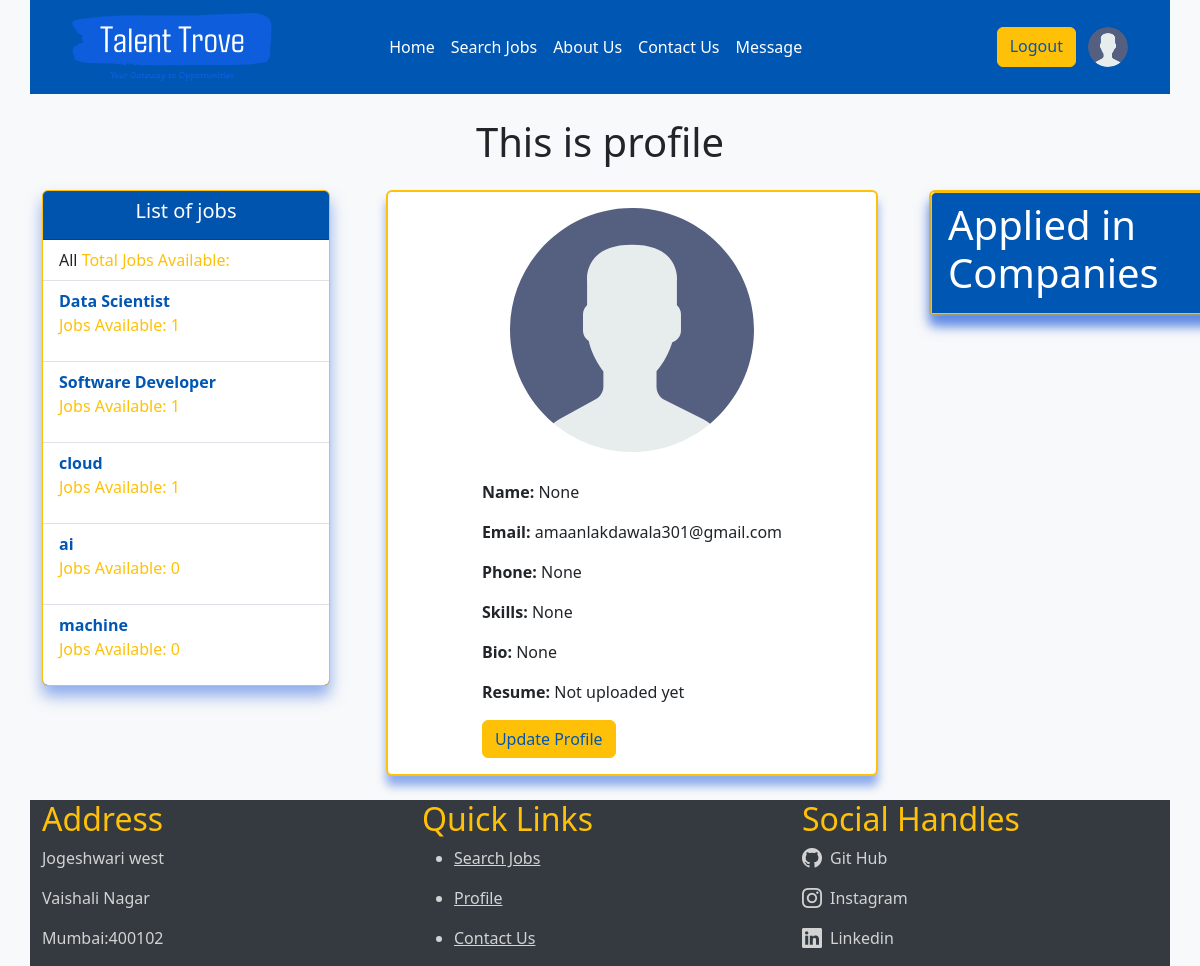
The page /profile/ (signed in) on the database its author committed.
### job_search/models.py (models this page shows, shortened)
class User(AbstractUser):
    username = None
    email = models.EmailField(unique=True)
    phone = models.CharField(max_length=12,null=True,blank=True)
    bio=models.TextField(null=True,blank=True)
    name = models.CharField(max_length=100,null=True,blank=True)
    cv = models.FileField(null=True,blank=True)
    avatar = models.ImageField(null=True,default='avatar.svg')
    skills = models.CharField(max_length=1000,null=True,blank=True)
    complaints = models.TextField(null=True,blank=True)
    experience = models.CharField(max_length=100, default='1 Years')
    education = models.CharField(max_length=100,null=True,blank=True)
    location = models.CharField(max_length=100,null=True,blank=True)
    about = models.CharField(max_length=1000,null=True,blank=True)
    video = models.FileField(null=True,blank=True)
    logo = models.ImageField(null=True,default='avatar.svg')
    organization = models.CharField(null=True,blank=True,max_length=100)
    is_employer = models.BooleanField(default=False)
    is_employee = models.BooleanField(default=False)
    USERNAME_FIELD = 'email'
    REQUIRED_FIELDS=[]
    objects = UserManager()

class Roles(models.Model):
    name = models.CharField(max_length=100)

### job_search/views.py (the view)
# urls.py: path('profile/',profile,name='profile'),
def profile(request):
    roles = Roles.objects.all()
    job_appilcations =  JobApplication.objects.filter(users=request.user)
    context={'roles':roles,'job_appilcations':job_appilcations}
    return render(request,'job_search/profile.html',context)

### job_search/templates/job_search/profile.html (shortened to what this page needs)
{% extends 'main.html' %}
{% block content %}
<div class="latest_jobs">
    <h1 class="mt-4 mb-4 flashing-header">This is profile</h1>
    </div>
        <div class="col-md-3 me-2 ">
            {% include 'job_search/roles.html' %}
        </div>
        <div class="col-md-6 ms-4">
            <div class=" card border-opacity-10 main profile_info" >
                <img src="{{request.user.avatar.url}}" class="mt-3 img-fluid card-img-top mx-auto rounded-lg profile_img" style="width: 50%;" alt="">
                <div class="card-body mx-auto mt-1 main">
                  <p class="card-text mt-2 main"><strong>Name:</strong> {{request.user.name}}</p>
                  <p class="card-text mt-2 main"> <strong>Email:</strong> {{request.user.email}}</p>
                  <p class="card-text mt-2 main"> <strong>Phone:</strong> {{request.user.phone}}</p>
                  <p class="card-text mt-2 main"> <strong>Skills:</strong> {{request.user.skills}}</p>
                  <p class="card-text mt-2 main"><strong>Bio:</strong> {{request.user.bio}}</p>
                  {% if request.user.cv %}
                  <p class="card-text main"><strong>Resume:</strong>  <a href="{{request.user.cv.url}}">Download Now</a></p>
                  {% else %}
                  <p class="card-text main"><strong>Resume:</strong> Not uploaded yet</p>
                  {% endif %}
                  <p class="card-text main"> <a href="{% url 'update_profile' request.user.id %}" class="btn btn-primary">Update Profile</a></p>
                </div>
              </div>
        </div>
        <div class="col-md-2 me-5">
            <div class="card profile_info" style="width: 18rem;">
                <div class="card-header roles">
                    <h1 class="applied_in_company">Applied in Companies</h1>
                </div>
              </div>
    </div>
{% endblock %}

### templates/navbar.html (shortened to what this page needs)
<!DOCTYPE html>
<html lang="en">
<head>
    {% load static %}
</head>
<body>
    <div class="navbar1">
        <nav class="navbar navbar-expand-lg  head">
            <div class="container-fluid head">
                <div class="navbar-brand d-flex align-items-center head">
                    <img src="{% static 'images/logo.svg' %}" class="img-fluid" alt="Logo" width="30" height="24">
                </div>
                <div class="collapse navbar-collapse head" id="navbarNavAltMarkup">
                    <div class="navbar-nav mx-auto head">
                        <a class="nav-link nav-text" aria-current="page" href="{% url 'home' %}">Home</a>
                        <a class="nav-link nav-text" href="{% url 'job_listing' %}">Search Jobs</a>
                        <a class="nav-link nav-text" href="{% url 'about_us' %}">About Us</a>
                        <a class="nav-link nav-text" href="{% url 'contact' %}">Contact Us</a>
                        <a class="nav-link nav-text" href="{% url 'umessage' %}">Message</a>
                    </div>
                    <div class="navbar-nav ms-auto head">
                        {% if request.user.is_authenticated %}
                            <a href="{% url 'loginPage' %}" class="btn btn-primary me-2">Logout</a>
                            <a href="{% url 'profile' %}">
                                <img src="{{ request.user.avatar.url }}" alt="Profile Image" class="profile-image ms-1">
                            </a>
                        {% else %}
                            <a href="{% url 'loginPage' %}" class="btn btn-primary me-2">Login</a>
                            <a href="{% url 'loginPage' %}">
                                <img src="/static/images/avatar.svg" alt="Profile Image" class="profile-image ms-1">
                            </a>
                        {% endif %}
                    </div>
                </div>
            </div>
        </nav>
    </div>
</body>
</html>

### job_search/templates/job_search/roles.html (shortened to what this page needs)
{% block content %}
<div class="card  roles" style="width: 18rem;">
    <div class="card-header">
        <h5 class="listofjobs">List of jobs</h5>
    </div>
    <ul class="list-group list-group-flush ">
      <li class="list-group-item roles-list">All <a class="roleslink" href="{% url 'home' %}">Total Jobs Available: {{ jobs.count }}</a></li>
      {% for role in roles %}
      <li class="list-group-item roles-list"><strong class="role-name">{{role.name}}</strong><a class="roleslink" href="{% url 'home'%}?q={{role.name}}"><p>Jobs Available: {{role.jobs_set.all.count}}</p></a></li>
      {% endfor %}
    </ul>
  </div>
{% endblock %}

### templates/main.html (style rules this page uses)
body { background-color: #F8F9FA ; }
img { width: 200px; height: 200px; object-fit: cover; }

### templates/navbar.html (style rules this page uses)
.navbar1 { background-color: #0056B3; }
.navbar-nav .nav-link { color: #FFFFFF; font-weight: 500; padding: 0 15px; transition: color 0.3s; }
.head { background-color: #0056B3; }
.profile-image { border-radius: 50%; width: 40px; height: 40px; margin-left: 10px; }
.btn-primary { background-color: #FFC107; border-color: #FFC107; color: #0056B3; }
.container-fluid { padding: 0 30px; }

### job_search/templates/job_search/profile.html (style rules this page uses)
.roles { background-color: #0056B3;; }
.roles-list { background-color: #ACE2E1; }
.main { background-color: white; }
.applied_in_company { color: white; }
.flashing-header { animation: flashAndZoom 1s infinite; display: inline-block; }
.latest_jobs { text-align: center; }
.profile_img { border-radius: 5px; }
.profile_info { border: 2px solid #FFC107; box-shadow: 0 10px 10px rgba(36, 95, 221, 0.5); width: 90%; margin: 0 auto; }

### job_search/templates/job_search/roles.html (style rules this page uses)
.roles { background-color: #0056B3; border: 1.5px solid #FFC107; box-shadow: 0 10px 15px rgba(36, 95, 221, 0.5); }
.roles-list { background-color: white; }
.listofjobs { color: white; text-align: center; }
.roleslink { color: #FFC107; text-decoration: none; }
.role-name { color: #0056B3; }

### rows shown on the page
User: user.avatar (placeholder picture), user.name "None", user.email "amaanlakdawala301@gmail.com", user.phone "None", user.skills "None", user.bio "None"
Roles: name "Data Scientist", jobs_set.all.count "1"
Roles: name "Software Developer", jobs_set.all.count "1"
Roles: name "cloud", jobs_set.all.count "1"
Roles: name "ai", jobs_set.all.count "0"
Roles: name "machine", jobs_set.all.count "0"
